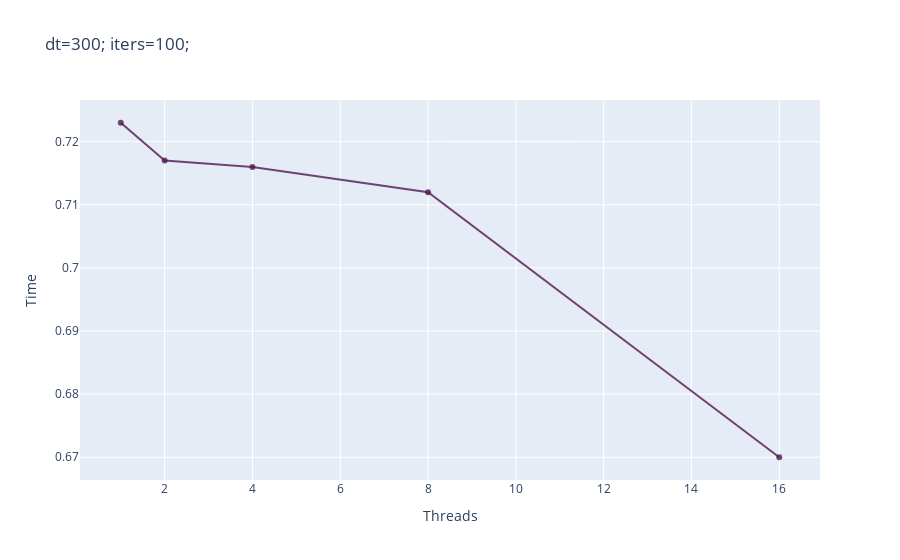
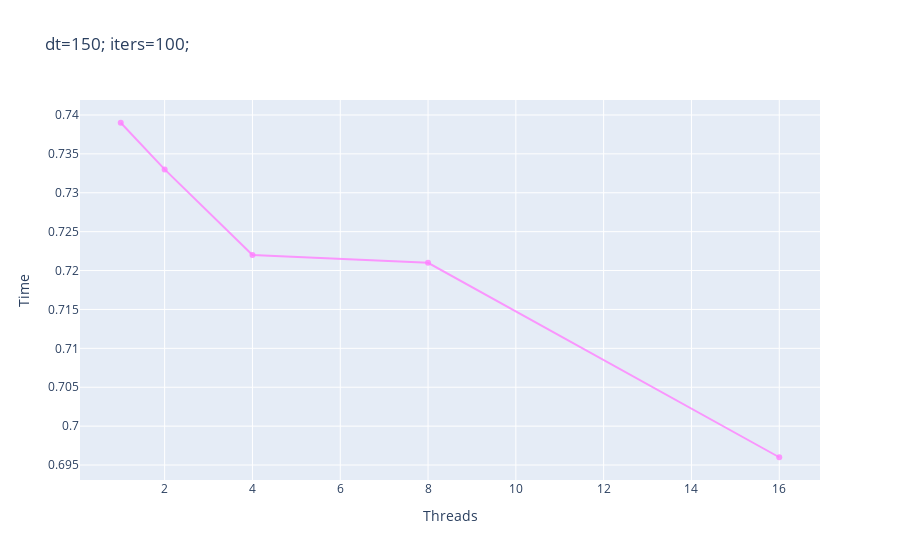
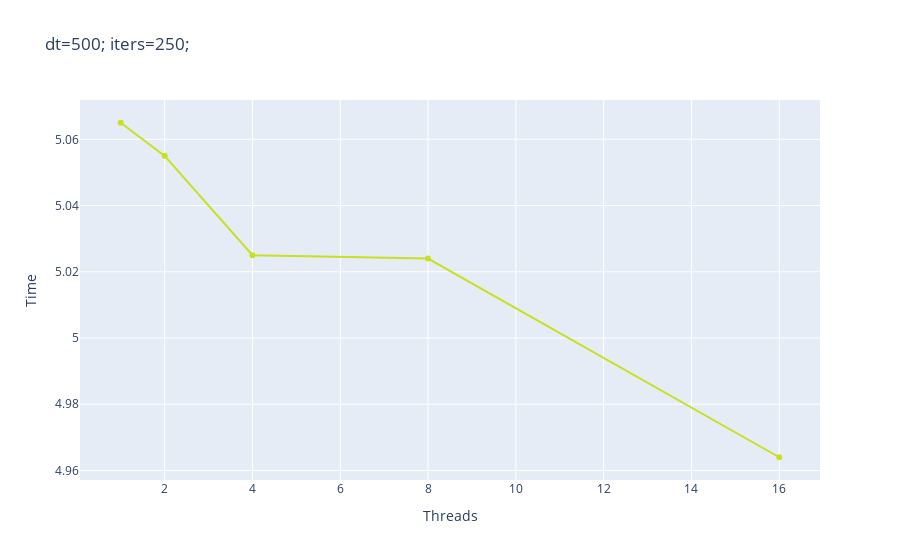
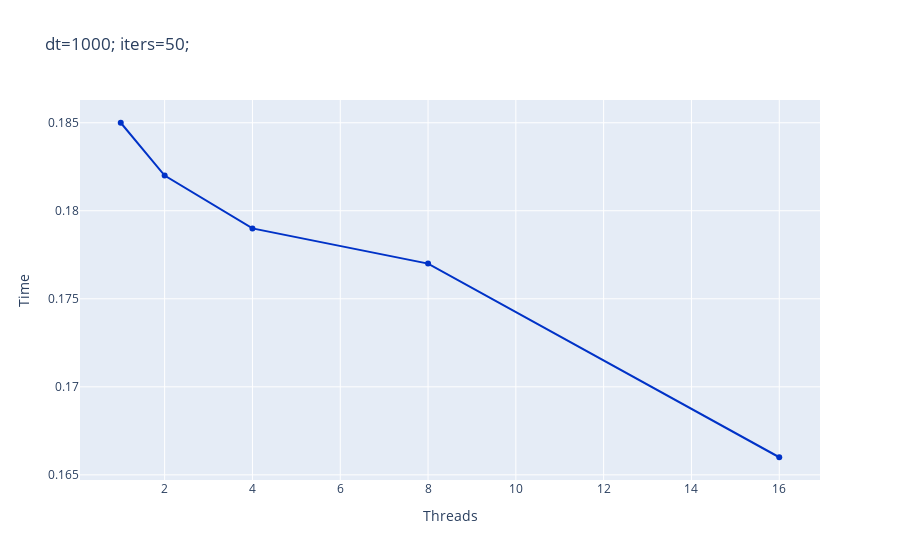

These figures' notebook cell, in order:
### Code cell
for col, color in columns_colors.items():
    trace1 = go.Scatter(x = data_128p['threads'],
                        y = data_128p[col],
                        mode = "lines+markers",
                        name = f'{col}',
                        marker = dict(color = color)
                        )
    d = [trace1]
    layout = dict(title = f'{col}',
                xaxis = dict(title= 'Threads', ticklen= 5, zeroline= False),
                yaxis = dict(title= 'Time', ticklen= 5, zeroline= False))
    fig = dict(data = d, layout = layout)
    iplot(fig)

### Figure 1 — Plotly figure (JSON) as saved in the notebook; plotly's stock layout.template omitted (floating-point values rounded to 4 significant figures)
{"data": [{"marker": {"color": "rgba(80, 26, 80, 0.8)"}, "mode": "lines+markers", "name": "dt=300; iters=100;", "type": "scatter", "x": [1, 2, 4, 8, 16], "y": [0.723, 0.717, 0.716, 0.712, 0.67]}], "layout": {"title": {"text": "dt=300; iters=100;"}, "xaxis": {"ticklen": 5, "title": {"text": "Threads"}, "zeroline": false}, "yaxis": {"ticklen": 5, "title": {"text": "Time"}, "zeroline": false}}}

### Figure 2 — Plotly figure (JSON) as saved in the notebook; plotly's stock layout.template omitted (floating-point values rounded to 4 significant figures)
{"data": [{"marker": {"color": "rgba(255, 128, 255, 0.8)"}, "mode": "lines+markers", "name": "dt=150; iters=100;", "type": "scatter", "x": [1, 2, 4, 8, 16], "y": [0.739, 0.733, 0.722, 0.721, 0.696]}], "layout": {"title": {"text": "dt=150; iters=100;"}, "xaxis": {"ticklen": 5, "title": {"text": "Threads"}, "zeroline": false}, "yaxis": {"ticklen": 5, "title": {"text": "Time"}, "zeroline": false}}}

### Figure 3 — Plotly figure (JSON) as saved in the notebook; plotly's stock layout.template omitted (floating-point values rounded to 4 significant figures)
{"data": [{"marker": {"color": "rgba(200, 224, 33, 1)"}, "mode": "lines+markers", "name": "dt=500; iters=250;", "type": "scatter", "x": [1, 2, 4, 8, 16], "y": [5.065, 5.055, 5.025, 5.024, 4.964]}], "layout": {"title": {"text": "dt=500; iters=250;"}, "xaxis": {"ticklen": 5, "title": {"text": "Threads"}, "zeroline": false}, "yaxis": {"ticklen": 5, "title": {"text": "Time"}, "zeroline": false}}}

### Figure 4 — Plotly figure (JSON) as saved in the notebook; plotly's stock layout.template omitted (floating-point values rounded to 4 significant figures)
{"data": [{"marker": {"color": "rgba(0, 50, 199, 1)"}, "mode": "lines+markers", "name": "dt=1000; iters=50;", "type": "scatter", "x": [1, 2, 4, 8, 16], "y": [0.185, 0.182, 0.179, 0.177, 0.166]}], "layout": {"title": {"text": "dt=1000; iters=50;"}, "xaxis": {"ticklen": 5, "title": {"text": "Threads"}, "zeroline": false}, "yaxis": {"ticklen": 5, "title": {"text": "Time"}, "zeroline": false}}}
